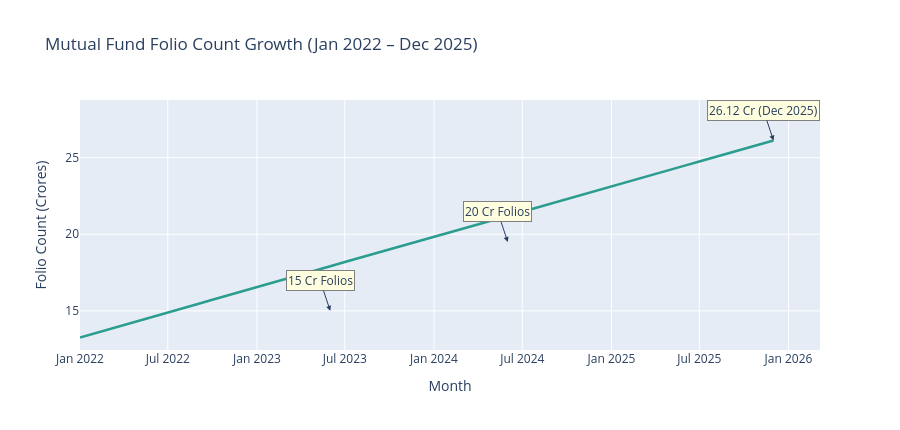

Notebook cell for this chart:
### Code cell
# CHART 7: Folio Count Growth

folio_dates = pd.date_range("2022-01", "2025-12", freq="MS")
folio_counts = np.linspace(13.26, 26.12, len(folio_dates))

fig = px.line(
    x=folio_dates, y=folio_counts,
    title="Mutual Fund Folio Count Growth (Jan 2022 – Dec 2025)",
    labels={"x": "Month", "y": "Folio Count (Crores)"}
)

# Fixed milestone annotations — no get_loc needed
milestones = {
    "2023-06-01": (15.0, "15 Cr Folios"),
    "2024-06-01": (19.5, "20 Cr Folios"),
    "2025-12-01": (26.12, "26.12 Cr (Dec 2025)")
}

for date, (y_val, label) in milestones.items():
    fig.add_annotation(
        x=date, y=y_val,
        text=label, showarrow=True, arrowhead=2,
        bgcolor="lightyellow", bordercolor="gray"
    )

fig.update_traces(line_color="#2a9d8f", line_width=2.5)
fig.update_layout(height=430)
fig.show()
fig.write_html("charts/chart7_folio_growth.html")
print("✅ Chart 7 saved.")

### Figure 1 — Plotly figure (JSON) as saved in the notebook; plotly's stock layout.template omitted (floating-point values rounded to 4 significant figures)
{"data": [{"hovertemplate": "Month=%{x}<br>Folio Count (Crores)=%{y}<extra></extra>", "legendgroup": "", "line": {"color": "#2a9d8f", "dash": "solid", "width": 2.5}, "marker": {"symbol": "circle"}, "mode": "lines", "name": "", "orientation": "v", "showlegend": false, "type": "scatter", "x": ["2022-01-01T00:00:00", "2022-02-01T00:00:00", "2022-03-01T00:00:00", "2022-04-01T00:00:00", "2022-05-01T00:00:00", "2022-06-01T00:00:00", "2022-07-01T00:00:00", "2022-08-01T00:00:00", "2022-09-01T00:00:00", "2022-10-01T00:00:00", "2022-11-01T00:00:00", "2022-12-01T00:00:00", "2023-01-01T00:00:00", "2023-02-01T00:00:00", "2023-03-01T00:00:00", "2023-04-01T00:00:00", "2023-05-01T00:00:00", "2023-06-01T00:00:00", "2023-07-01T00:00:00", "2023-08-01T00:00:00", "2023-09-01T00:00:00", "2023-10-01T00:00:00", "2023-11-01T00:00:00", "2023-12-01T00:00:00", "2024-01-01T00:00:00", "2024-02-01T00:00:00", "2024-03-01T00:00:00", "2024-04-01T00:00:00", "2024-05-01T00:00:00", "2024-06-01T00:00:00", "2024-07-01T00:00:00", "2024-08-01T00:00:00", "2024-09-01T00:00:00", "2024-10-01T00:00:00", "2024-11-01T00:00:00", "2024-12-01T00:00:00", "2025-01-01T00:00:00", "2025-02-01T00:00:00", "2025-03-01T00:00:00", "2025-04-01T00:00:00", "2025-05-01T00:00:00", "2025-06-01T00:00:00", "2025-07-01T00:00:00", "2025-08-01T00:00:00", "2025-09-01T00:00:00", "2025-10-01T00:00:00", "2025-11-01T00:00:00", "2025-12-01T00:00:00"], "xaxis": "x", "y": [13.26, 13.53, 13.81, 14.08, 14.35, 14.63, 14.9, 15.18, 15.45, 15.72, 16.0, 16.27, 16.54, 16.82, 17.09, 17.36, 17.64, 17.91, 18.19, 18.46, 18.73, 19.01, 19.28, 19.55, 19.83, 20.1, 20.37, 20.65, 20.92, 21.19, 21.47, 21.74, 22.02, 22.29, 22.56, 22.84, 23.11, 23.38, 23.66, 23.93, 24.2, 24.48, 24.75, 25.03, 25.3, 25.57, 25.85, 26.12], "yaxis": "y"}], "layout": {"annotations": [{"arrowhead": 2, "bgcolor": "lightyellow", "bordercolor": "gray", "showarrow": true, "text": "15 Cr Folios", "x": "2023-06-01", "y": 15}, {"arrowhead": 2, "bgcolor": "lightyellow", "bordercolor": "gray", "showarrow": true, "text": "20 Cr Folios", "x": "2024-06-01", "y": 19.5}, {"arrowhead": 2, "bgcolor": "lightyellow", "bordercolor": "gray", "showarrow": true, "text": "26.12 Cr (Dec 2025)", "x": "2025-12-01", "y": 26.12}], "height": 430, "legend": {"tracegroupgap": 0}, "title": {"text": "Mutual Fund Folio Count Growth (Jan 2022 – Dec 2025)"}, "xaxis": {"anchor": "y", "domain": [0, 1], "title": {"text": "Month"}}, "yaxis": {"anchor": "x", "domain": [0, 1], "title": {"text": "Folio Count (Crores)"}}}}
